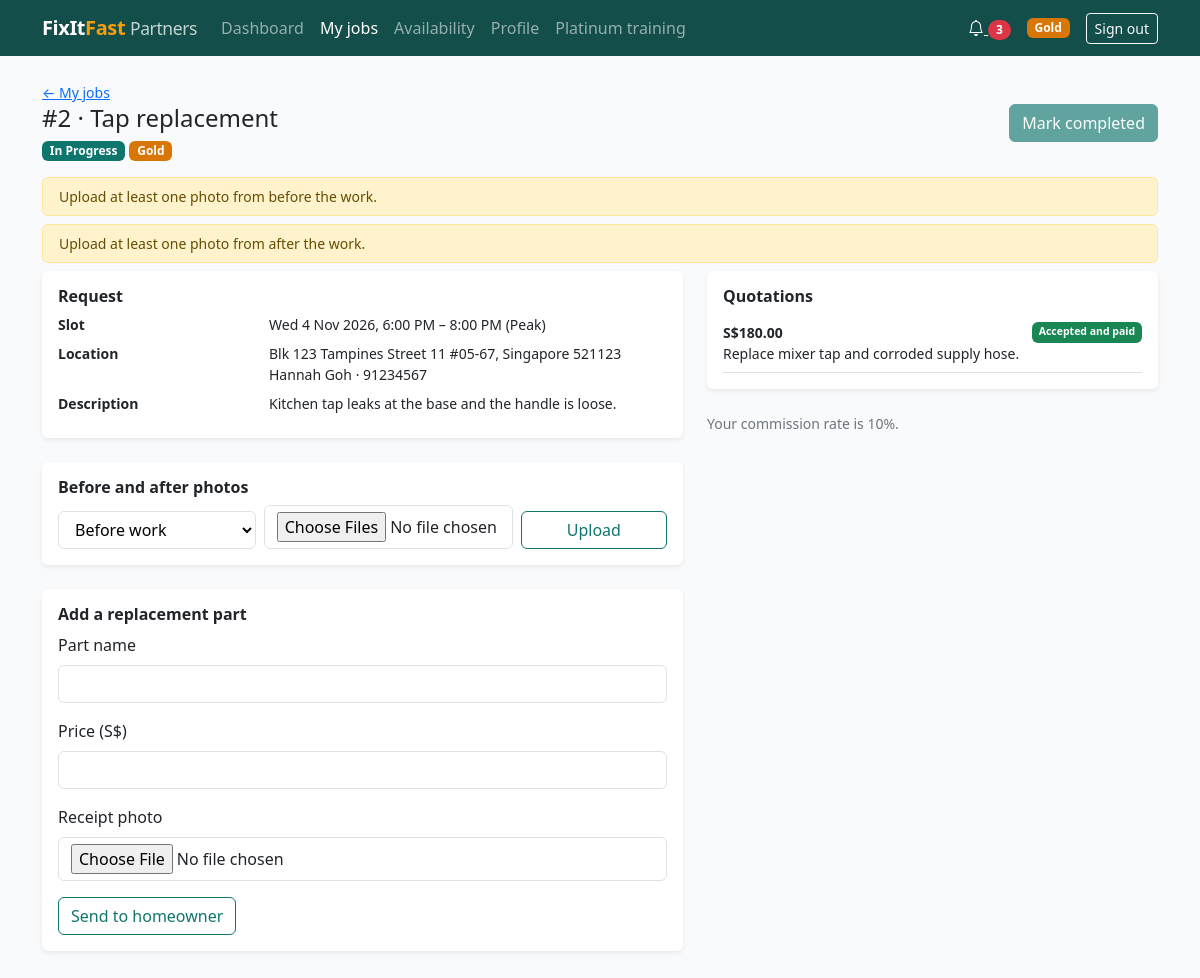
Screenshot of /partner/jobs/2/ (signed in) with the database file from the repository.
### accounts/models.py (models this page shows, shortened)
class User(AbstractUser):
    class Role(models.TextChoices):
        HOMEOWNER = 'HOMEOWNER', 'Homeowner'
        HANDYMAN = 'HANDYMAN', 'Handyman'
        EMPLOYEE = 'EMPLOYEE', 'Employee'
        MANAGER = 'MANAGER', 'Manager'
    email = models.EmailField(unique=True)
    mobile = models.CharField(max_length=20, blank=True)
    role = models.CharField(max_length=10, choices=Role.choices, default=Role.HOMEOWNER)
    is_deactivated = models.BooleanField(default=False)
    deactivation_reason = models.TextField(blank=True)

class Address(models.Model):
    homeowner = models.ForeignKey(User, on_delete=models.CASCADE, related_name='addresses')
    label = models.CharField(max_length=50, help_text='e.g. Home, Mum\'s flat')
    street = models.CharField(max_length=200)
    unit = models.CharField(max_length=20, blank=True)
    postal_code = models.CharField(max_length=6)
    planning_region = models.CharField(max_length=10, choices=PlanningRegion.choices)
    is_default = models.BooleanField(default=False)
    class Meta:
        verbose_name_plural = 'addresses'
    def __str__(self):
        unit = f' {self.unit}' if self.unit else ''
        return f'{self.street}{unit}, Singapore {self.postal_code}'

### handymen/models.py (models this page shows, shortened)
class HandymanProfile(models.Model):
    class ApplicationStatus(models.TextChoices):
        PENDING = 'PENDING', 'Pending'
        APPROVED = 'APPROVED', 'Approved'
        REJECTED = 'REJECTED', 'Rejected'
    user = models.OneToOneField(settings.AUTH_USER_MODEL, on_delete=models.CASCADE, related_name='handyman')
    photo = models.ImageField(upload_to='handymen/photos/', blank=True)
    bio = models.TextField(blank=True)
    years_experience = models.PositiveSmallIntegerField(default=0)
    job_types = models.ManyToManyField(JobType, related_name='handymen', blank=True)
    tier = models.CharField(max_length=10, choices=Tier.choices, default=Tier.STANDARD)
    application_status = models.CharField(
        max_length=10, choices=ApplicationStatus.choices, default=ApplicationStatus.PENDING)
    rejection_reason = models.TextField(blank=True)
    approved_at = models.DateTimeField(null=True, blank=True)
    approved_by = models.ForeignKey(
        settings.AUTH_USER_MODEL, on_delete=models.SET_NULL, null=True, blank=True, related_name='+')
    is_suspended = models.BooleanField(default=False)
    suspension_reason = models.TextField(blank=True)
    created_at = models.DateTimeField(auto_now_add=True)

### jobs/models.py (models this page shows, shortened)
class Job(models.Model):
    class Status(models.TextChoices):
        DRAFT = 'DRAFT', 'Draft'
        REQUESTED = 'REQUESTED', 'Requested'
        HANDYMAN_ASSIGNED = 'ASSIGNED', 'Handyman Assigned'
        QUOTATION_PENDING = 'QUOTE_PENDING', 'Quotation Pending'
        QUOTATION_UNDER_REVIEW = 'QUOTE_REVIEW', 'Quotation Under Review'
        AWAITING_PAYMENT = 'AWAITING_PAYMENT', 'Awaiting Payment'
        SCHEDULED = 'SCHEDULED', 'Scheduled'
        ON_THE_WAY = 'ON_THE_WAY', 'On the Way'
        IN_PROGRESS = 'IN_PROGRESS', 'In Progress'
        COMPLETED = 'COMPLETED', 'Completed'
        CANCELLED = 'CANCELLED', 'Cancelled'
        DECLINED = 'DECLINED', 'Declined'
    homeowner = models.ForeignKey(User, on_delete=models.PROTECT, related_name='jobs')
    job_type = models.ForeignKey(JobType, on_delete=models.PROTECT, related_name='jobs')
    address = models.ForeignKey(Address, on_delete=models.PROTECT, related_name='jobs')
    description = models.TextField()
    tier = models.CharField(max_length=10, choices=Tier.choices, blank=True)
    status = models.CharField(max_length=16, choices=Status.choices, default=Status.DRAFT)
    slot_start = models.DateTimeField(null=True, blank=True)
    slot_end = models.DateTimeField(null=True, blank=True)
    timing_band = models.CharField(max_length=10, choices=TimingBand.choices, blank=True)
    planning_region = models.CharField(max_length=10, choices=PlanningRegion.choices, blank=True)
    price_p10 = models.DecimalField(max_digits=8, decimal_places=2, null=True, blank=True)
    price_p50 = models.DecimalField(max_digits=8, decimal_places=2, null=True, blank=True)
    price_p90 = models.DecimalField(max_digits=8, decimal_places=2, null=True, blank=True)
    model_version = models.CharField(max_length=30, blank=True)
    handyman = models.ForeignKey(
        HandymanProfile, on_delete=models.PROTECT, null=True, blank=True, related_name='jobs')
    quote_deadline = models.DateTimeField(null=True, blank=True)
    service_fee_waived = models.BooleanField(default=False)
    created_at = models.DateTimeField(auto_now_add=True)
    requested_at = models.DateTimeField(null=True, blank=True)
    matched_at = models.DateTimeField(null=True, blank=True)    # launch measure: matched within 24h
    completed_at = models.DateTimeField(null=True, blank=True)  # handyman marked Completed
    confirmed_at = models.DateTimeField(null=True, blank=True)  # homeowner confirmed; warranty starts
    warranty_ends_at = models.DateTimeField(null=True, blank=True)
    cancellation_reason = models.TextField(blank=True)
    problem_note = models.TextField(blank=True)
    class Meta:
        ordering = ['-created_at']
    ACTIVE_STATUSES = [
        Status.HANDYMAN_ASSIGNED, Status.QUOTATION_PENDING, Status.QUOTATION_UNDER_REVIEW,
        Status.AWAITING_PAYMENT, Status.SCHEDULED, Status.ON_THE_WAY, Status.IN_PROGRESS,
    ]
    CLOSED_STATUSES = [Status.COMPLETED, Status.CANCELLED, Status.DECLINED]
    @property
    def is_paid(self):
        return self.ledger.filter(entry_type=LedgerEntry.EntryType.QUOTATION_HELD).exists()

class Quotation(models.Model):
    class Status(models.TextChoices):
        UNDER_REVIEW = 'UNDER_REVIEW', 'Under review'
        RETURNED = 'RETURNED', 'Returned to handyman'
        RELEASED = 'RELEASED', 'Released to homeowner'
        ACCEPTED = 'ACCEPTED', 'Accepted and paid'
        REJECTED = 'REJECTED', 'Rejected by homeowner'
    job = models.ForeignKey(Job, on_delete=models.CASCADE, related_name='quotations')
    handyman = models.ForeignKey(HandymanProfile, on_delete=models.PROTECT, related_name='quotations')
    amount = models.DecimalField(max_digits=8, decimal_places=2)
    work_description = models.TextField()
    justification = models.TextField(blank=True, help_text='Required when outside the predicted range')
    status = models.CharField(max_length=12, choices=Status.choices)
    auto_released = models.BooleanField(default=False)
    reviewed_by = models.ForeignKey(User, on_delete=models.SET_NULL, null=True, blank=True, related_name='+')
    reviewed_at = models.DateTimeField(null=True, blank=True)
    review_note = models.TextField(blank=True)
    created_at = models.DateTimeField(auto_now_add=True)
    class Meta:
        ordering = ['-created_at']

### catalogue/models.py (models this page shows, shortened)
class JobType(models.Model):
    category = models.ForeignKey(Category, on_delete=models.PROTECT, related_name='job_types')
    name = models.CharField(max_length=100, unique=True)
    description = models.TextField(blank=True)
    min_tier = models.CharField(max_length=10, choices=Tier.choices, default=Tier.STANDARD)
    licence_required = models.BooleanField(default=False)
    is_active = models.BooleanField(default=False)
    class Meta:
        ordering = ['category__name', 'name']
    def __str__(self):
        return self.name

### partner/views.py (the view)
# urls.py: path('jobs/<int:pk>/', views.job_detail, name='job_detail'),
@approved_handyman_required
def job_detail(request, pk):
    job = handyman_job(request, pk)
    return render(request, 'partner/job_detail.html', job_detail_context(job))

### partner/templates/partner/job_detail.html (shortened to what this page needs)
{% extends 'partner/base.html' %}
{% load fixitfast %}
{% block content %}
<a class="small" href="{% url 'partner:jobs' %}">&larr; My jobs</a>
<div class="d-flex flex-wrap justify-content-between align-items-start gap-2 mb-3">
  <div>
    <h1 class="h4 mb-1">#{{ job.pk }} · {{ job.job_type }}</h1>
    {% status_badge job.status job.get_status_display %} {% tier_badge job.tier %}
  </div>
  {% if job.status == 'SCHEDULED' or job.status == 'ON_THE_WAY' or job.status == 'IN_PROGRESS' %}
    <form method="post" action="{% url 'partner:update_progress' job.pk %}">
      <button class="btn btn-primary" {% if blockers %}disabled{% endif %}>
        {% if job.status == 'SCHEDULED' %}I'm on the way{% elif job.status == 'ON_THE_WAY' %}Start work{% else %}Mark completed{% endif %}
      </button>
    </form>
  {% endif %}
</div>
{% for problem in blockers %}<div class="alert alert-warning py-2 small mb-2">{{ problem }}</div>{% endfor %}
<div class="row g-4">
  <div class="col-lg-7">
    <div class="card border-0 shadow-sm mb-4"><div class="card-body">
      <h2 class="h6 fw-semibold">Request</h2>
      <dl class="row small mb-0">
        <dt class="col-sm-4">Slot</dt><dd class="col-sm-8">{{ job.slot_start|date:"D j M Y, g:i A" }} – {{ job.slot_end|time:"g:i A" }} ({{ job.timing_band }})</dd>
        <dt class="col-sm-4">Location</dt>
        <dd class="col-sm-8">{% if show_address %}{{ job.address }}<br>{{ job.homeowner.get_full_name }} · {{ job.homeowner.mobile }}{% else %}{{ job.planning_region }} region <span class="text-secondary">(full address shown after payment)</span>{% endif %}</dd>
        <dt class="col-sm-4">Description</dt><dd class="col-sm-8">{{ job.description|linebreaksbr }}</dd>
      </dl>
    </div></div>
    {% if photo_form %}
    <div class="card border-0 shadow-sm mb-4"><div class="card-body">
      <h2 class="h6 fw-semibold">Before and after photos</h2>
      <form method="post" action="{% url 'partner:upload_photos' job.pk %}" enctype="multipart/form-data" class="row g-2 align-items-end">
        <div class="col-sm-4">{{ photo_form.kind }}</div>
        <div class="col-sm-5">{{ photo_form.images }}</div>
        <div class="col-sm-3"><button class="btn btn-outline-primary w-100">Upload</button></div>
      </form>
    </div></div>
    <div class="card border-0 shadow-sm mb-4"><div class="card-body">
      <h2 class="h6 fw-semibold">Add a replacement part</h2>
      <form method="post" action="{% url 'partner:add_part' job.pk %}" enctype="multipart/form-data">
        {% include 'partials/form_fields.html' with form=part_form %}
        <button class="btn btn-outline-primary">Send to homeowner</button>
      </form>
    </div></div>
    {% endif %}
  </div>
  <div class="col-lg-5">
    <div class="card border-0 shadow-sm mb-4"><div class="card-body">
      <h2 class="h6 fw-semibold">Quotations</h2>
      {% for q in quotations %}
        <div class="border-bottom py-2 small">
          <div class="d-flex justify-content-between"><strong>{{ q.amount|money }}</strong> {% status_badge q.status q.get_status_display %}</div>
          <div>{{ q.work_description }}</div>
        </div>
      {% empty %}<p class="small text-secondary mb-0">None yet.</p>{% endfor %}
    </div></div>
    {% if payouts %}
    <div class="card border-0 shadow-sm mb-4"><div class="card-body">
      <h2 class="h6 fw-semibold">Your earnings</h2>
      <table class="table table-sm small mb-0">
        {% for entry in payouts %}<tr><td>{{ entry.get_entry_type_display }}{% if entry.commission_rate %} ({% widthratio entry.commission_rate 1 100 %}%){% endif %}<div class="text-secondary">{{ entry.note }}</div></td><td class="text-end">{% if entry.entry_type == 'COMMISSION' %}−{% endif %}{{ entry.amount|money }}</td></tr>{% endfor %}
      </table>
    </div></div>
    {% else %}
      <p class="small text-secondary">Your commission rate is {% widthratio commission_rate 1 100 %}%.</p>
    {% endif %}
  </div>
</div>
{% endblock %}

### partner/templates/partner/base.html (shortened to what this page needs)
{% extends 'base.html' %}
{% load fixitfast %}
{% block navbar %}
<nav class="navbar navbar-expand-lg navbar-dark" style="background:#134e4a">
  <div class="container">
    <a class="navbar-brand brand" href="{% url 'partner:home' %}">FixIt<span class="accent">Fast</span> <small class="fw-normal opacity-75">Partners</small></a>
    <div class="collapse navbar-collapse" id="partnerNav">
      {% if user.is_authenticated and user.role == 'HANDYMAN' %}
        {% with url_name=request.resolver_match.url_name %}
        <ul class="navbar-nav me-auto">
          <li class="nav-item"><a class="nav-link {% if url_name == 'home' %}active{% endif %}" href="{% url 'partner:home' %}">Dashboard</a></li>
          {% if user.handyman.application_status == 'APPROVED' %}
            <li class="nav-item"><a class="nav-link {% if url_name == 'jobs' or url_name == 'job_detail' %}active{% endif %}" href="{% url 'partner:jobs' %}">My jobs</a></li>
            <li class="nav-item"><a class="nav-link {% if url_name == 'availability' %}active{% endif %}" href="{% url 'partner:availability' %}">Availability</a></li>
            <li class="nav-item"><a class="nav-link {% if url_name == 'profile' %}active{% endif %}" href="{% url 'partner:profile' %}">Profile</a></li>
            {% if user.handyman.tier == 'GOLD' %}
              <li class="nav-item"><a class="nav-link {% if url_name == 'training' or url_name == 'quiz' %}active{% endif %}" href="{% url 'partner:training' %}">Platinum training</a></li>
            {% endif %}
          {% endif %}
        </ul>
        {% endwith %}
        <div class="d-flex align-items-center gap-3">
          <a class="text-white" href="{% url 'partner:notifications' %}" aria-label="Notifications"><i class="bi bi-bell"></i>
            {% if unread_notifications %}<span class="badge rounded-pill bg-danger">{{ unread_notifications }}</span>{% endif %}</a>
          {% tier_badge user.handyman.tier %}
          <form method="post" action="{% url 'partner:logout' %}">
            <button class="btn btn-outline-light btn-sm" type="submit">Sign out</button>
          </form>
        </div>
      {% else %}
        <ul class="navbar-nav ms-auto">
          <li class="nav-item"><a class="nav-link" href="{% url 'partner:apply' %}">Become a partner</a></li>
          <li class="nav-item"><a class="nav-link" href="{% url 'storefront:home' %}">Homeowner site</a></li>
        </ul>
      {% endif %}
    </div>
  </div>
</nav>
{% endblock %}

### rows the page displays
User: tier "Gold"
Job: pk "2", job_type "Tap replacement", status "In Progress", tier "Gold", slot_start "Wed 4 Nov 2026, 6:00 PM", slot_end "8:00 PM", timing_band "Peak", address "Blk 123 Tampines Street 11 #05-67, Singapore 521123", homeowner.get_full_name "Hannah Goh", homeowner.mobile "91234567", description "Kitchen tap leaks at the base and the handle is loose."
Quotation: amount "S$180.00", status "Accepted and paid", work_description "Replace mixer tap and corroded supply hose."

### other values shown
{{ unread_notifications }} "3"
{{ problem }} "Upload at least one photo from before the work." "Upload at least one photo from after the work."
{{ field.label }} "Part name" "Price (S$)" "Receipt photo"
